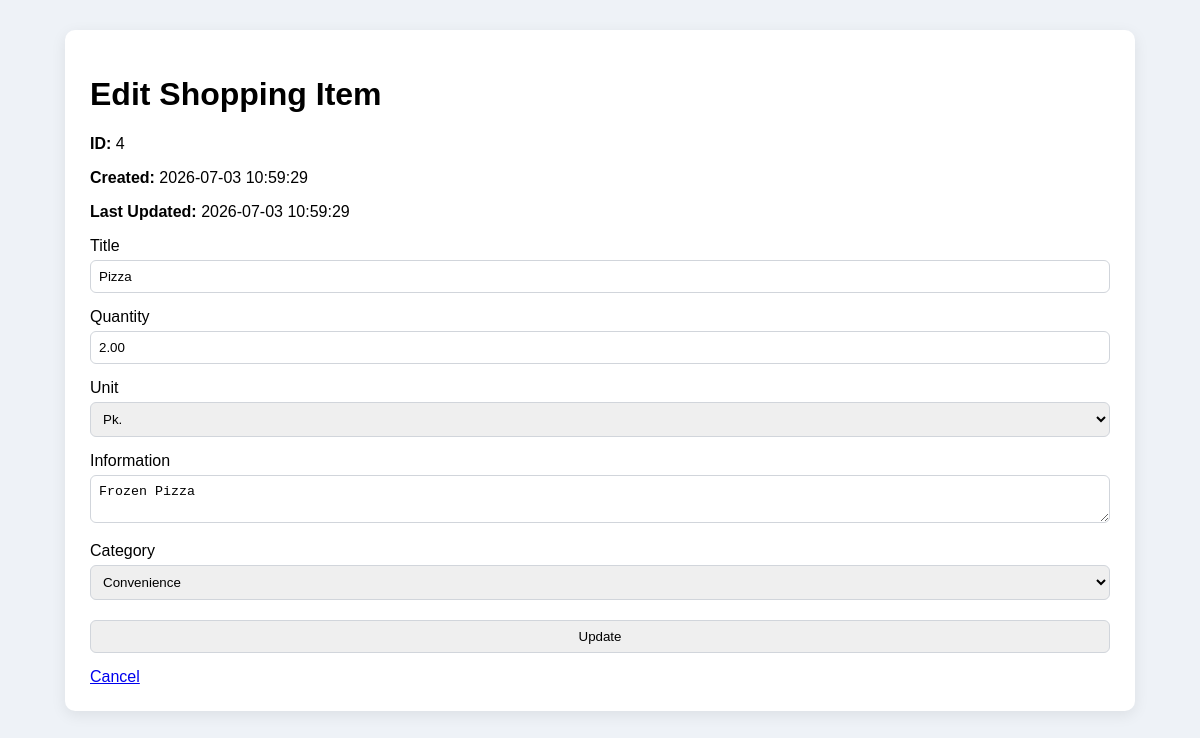
Page /update.php?id=4 on the committed database.
### tables this page shows
CREATE TABLE shopping_items (

     
    id INT UNSIGNED AUTO_INCREMENT PRIMARY KEY,

     
    title VARCHAR(40) NOT NULL,

     
    quantity DECIMAL(8,2) NOT NULL,

     
    unit ENUM('l','g','kg','St.','Pk.') NOT NULL,

     
    information VARCHAR(120) NOT NULL DEFAULT '',

     
    category ENUM('food','convenience','non-food') NOT NULL,

     
    status TINYINT(1) NOT NULL DEFAULT 0,

     
    created_at TIMESTAMP DEFAULT CURRENT_TIMESTAMP,

     
    updated_at TIMESTAMP DEFAULT CURRENT_TIMESTAMP
        ON UPDATE CURRENT_TIMESTAMP
);

### inc/database_functions.inc.php (called while the page is built, shortened)
<?php
function getItem($id)
{
    $pdo = connectDatabase();
    $stmt = $pdo->prepare(
        "SELECT * FROM shopping_items
         WHERE id=?"
    );
    $stmt->execute([$id]);
    return $stmt->fetch();
}

### inc/functions.inc.php (called while the page is built, shortened)
<?php
function e($text)
{
    return htmlspecialchars($text, ENT_QUOTES, 'UTF-8');
}

### update.php (the view, shortened to what this page needs)
<?php
require_once "inc/database_functions.inc.php";
require_once "inc/functions.inc.php";
$id = $_GET["id"];
$item = getItem($id);
$title = $item["title"];
$quantity = $item["quantity"];
$unit = $item["unit"];
$information = $item["information"];
$category = $item["category"];
?>
<!DOCTYPE html>
<html>
<head>
<link rel="stylesheet" href="css/style.css">
</head>
<body>
<div class="container">
<h1>Edit Shopping Item</h1>
<form method="post">
    <p><strong>ID:</strong> <?= e($item["id"]); ?></p>
    <p><strong>Created:</strong> <?= e($item["created_at"]); ?></p>
    <p><strong>Last Updated:</strong> <?= e($item["updated_at"]); ?></p>
    <label>Title</label>
    <input
        type="text"
        name="title"
        value="<?= e($title); ?>"
        required>
    <label>Quantity</label>
    <input
        type="number"
        step="0.01"
        name="quantity"
        value="<?= e($quantity); ?>"
        required>
    <label>Unit</label>
    <select name="unit">
        <option value="Pk." <?= $unit=="Pk." ? "selected" : "" ?>>Pk.</option>
    </select>
    <label>Information</label>
    <textarea name="information"><?= e($information); ?></textarea>
    <label>Category</label>
    <select name="category">
        <option value="convenience"
            <?= $category=="convenience" ? "selected" : "" ?>>
            Convenience
        </option>
    </select>
    <input type="submit" value="Update">
    <a href="list.php">Cancel</a>
</form>
</div>
</body>
</html>

### css/style.css (style rules this page uses)
body { font-family: Arial, Helvetica, sans-serif; background: #eef2f7; margin: 0; }
.container { width: 85%; margin: 30px auto; background: #fff; padding: 25px; border-radius: 10px; box-shadow: 0 4px 15px rgba(0,0,0,0.08); }
input, select, textarea { width: 100%; padding: 8px; margin: 5px 0 15px; border: 1px solid #d1d5db; border-radius: 6px; box-sizing: border-box; }

### rows in the picture
shopping_items: id "4", created_at "2026-07-03 10:59:29", updated_at "2026-07-03 10:59:29", title "Pizza", quantity "2.00", unit "Pk.", information "Frozen Pizza", category "Convenience"
